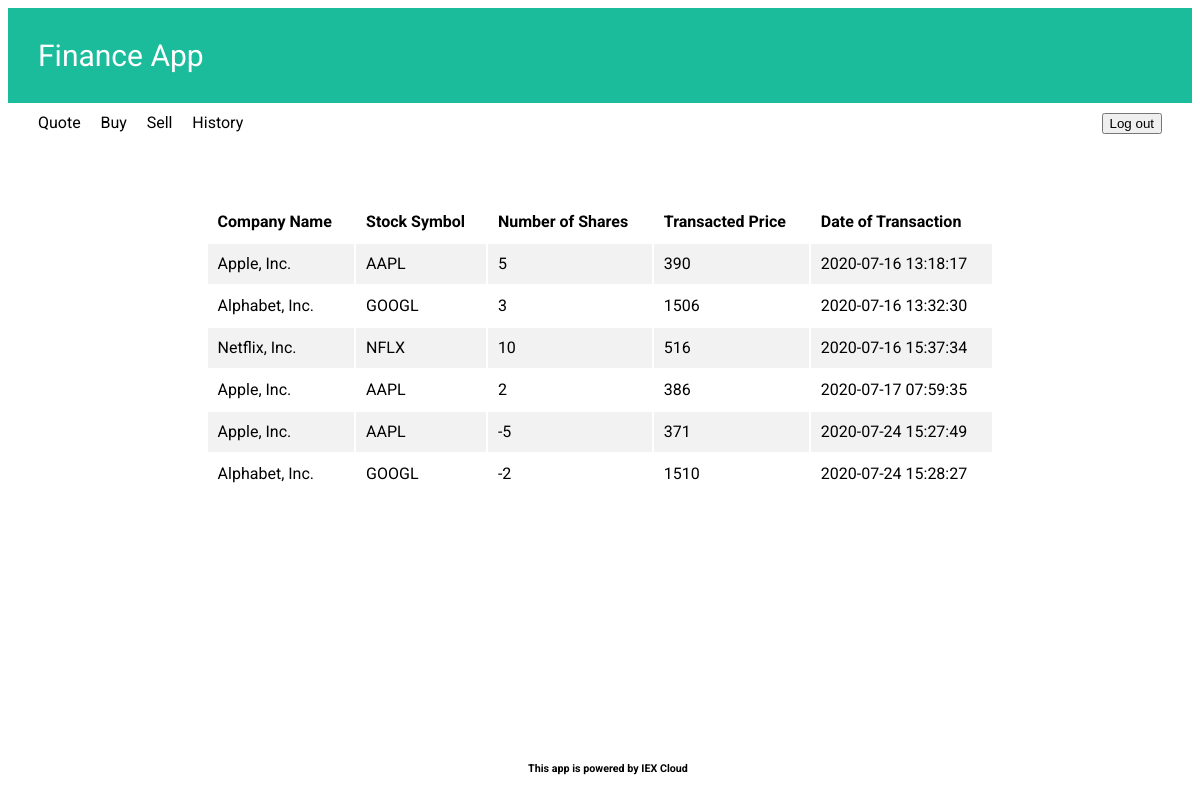
/history (signed in), run on the app's committed database.
### tables this page shows
CREATE TABLE Transactions (
transactionID INTEGER,
companyName VARCHAR(255),
companySymbol VARCHAR(10),
transactedPrice INTEGER,
numberofShare INTEGER,
transactedDate DATETIME DEFAULT CURRENT_TIMESTAMP,
userID INTEGER,
PRIMARY KEY (transactionID),
FOREIGN KEY (userID)
	REFERENCES Users (userID)
);

### app.py (the view)
@app.route("/history")
@login_required
def history():
	conn = sqlite3.connect("finance.db")
	cursor = conn.cursor()
	stocks = cursor.execute("""SELECT * FROM Transactions WHERE userID =? """, (session['user_id'], )).fetchall()
	return render_template("history.html", stocks=stocks)

### app.py (called while the page is built)
@app.after_request
def after_request(response):
	response.headers["Cache-Control"] = "no-cache, no-store, must-revalidate"
	response.headers["Expires"] = 0
	response.headers["Pragma"] = "no-cache"
	return response

### helpers.py (called while the page is built)
def login_required(f):
    @wraps(f)
    def decorated_function(*args, **kwargs):
        if session.get("user_id") is None:
            return redirect("/login")
        return f(*args, **kwargs)
    return decorated_function

### templates/history.html
{% extends "layout.html" %}
{% block body%}
	<div class="home-header">
		<a href="/quote">Quote</a> &nbsp; &nbsp;
		<a href="/buy">Buy</a> &nbsp; &nbsp;
		<a href="/sell">Sell</a> &nbsp; &nbsp;
		<a href="/history">History</a>
		<button style="float: right;"><a href="/logout">Log out</a></button>
	</div>
	<br><br>
	<div>
		<table class="table">
			<tr>
				<th>Company Name</th>
				<th>Stock Symbol</th>
				<th>Number of Shares</th>
				<th>Transacted Price</th>
				<th>Date of Transaction</th>
			</tr>
			{% for stock in stocks %}
			<tr>
				<td>{{ stock[1] }}</td>
				<td>{{ stock[2] }}</td>
				<td>{{ stock[4] }}</td>
				<td>{{ stock[3] }}</td>
				<td>{{ stock[5] }}</td>
			</tr>
			{% endfor %}
		</table>
	</div>
{% endblock%}

### templates/layout.html (shortened to what this page needs)
<html lang="en">
<head>
	    <link rel="stylesheet" href="{{ url_for('static', filename='css/styles.css') }}">
</head>
<body>
	<div class="header">
		<a href="/">Finance App</a>
	</div>
	{% block body%}
	{% endblock %}
	<div class="footer">
		<h6>This app is powered by <a href="https://iexcloud.io/">IEX Cloud</a></h6>
	</div>
</body>
</html>

### static/css/styles.css (style rules this page uses)
body { font-family: 'Roboto', sans-serif; text-decoration: none; }
a { text-decoration: none; color: inherit; }
.header { font-family: 'Roboto', sans-serif; color: white; font-size: 30px; padding: 30px; background: #1abc9c; }
.footer { position: fixed; bottom: 0; width: 100%; text-align: center; }
.home-header { padding-top: 10px; padding-bottom: 10px; padding-left: 30px; padding-right: 30px; }
.table { width: 70%; margin: auto; padding: 20px; line-height: 20px; text-align: left; }
tr:nth-child(even) { background-color: #f2f2f2; }
td,th { padding: 10px; }

### data on the page
Transactions: companyName "Apple, Inc.", companySymbol "AAPL", numberofShare "5", transactedPrice "390", transactedDate "2020-07-16 13:18:17"
Transactions: companyName "Alphabet, Inc.", companySymbol "GOOGL", numberofShare "3", transactedPrice "1506", transactedDate "2020-07-16 13:32:30"
Transactions: companyName "Netflix, Inc.", companySymbol "NFLX", numberofShare "10", transactedPrice "516", transactedDate "2020-07-16 15:37:34"
Transactions: companyName "Apple, Inc.", companySymbol "AAPL", numberofShare "2", transactedPrice "386", transactedDate "2020-07-17 07:59:35"
Transactions: companyName "Apple, Inc.", companySymbol "AAPL", numberofShare "-5", transactedPrice "371", transactedDate "2020-07-24 15:27:49"
Transactions: companyName "Alphabet, Inc.", companySymbol "GOOGL", numberofShare "-2", transactedPrice "1510", transactedDate "2020-07-24 15:28:27"
